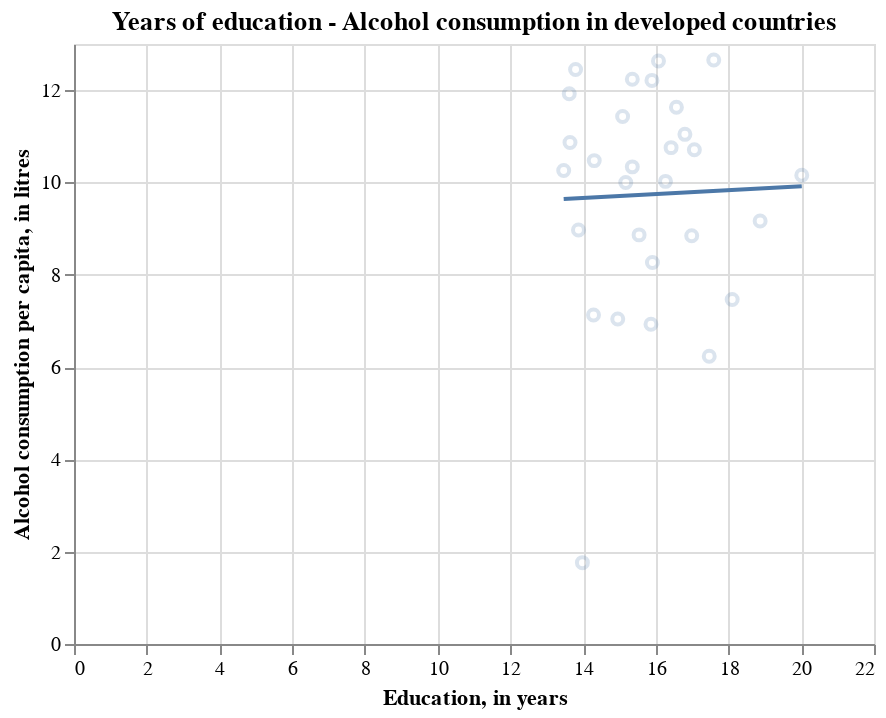

Notebook source saved alongside this figure:
### Markdown cell above
There are 29 developed countries.

### Code cell
devedmeansc = alt.Chart(devedmeans).mark_point(opacity = 0.2).encode(
    x = alt.X('Schooling:Q', title = "Education, in years"),
    y = alt.Y('Alcohol:Q', title = "Alcohol consumption per capita, in litres")
).properties(title = "Years of education - Alcohol consumption in developed countries")

devedc = alt.layer(
    devedmeansc,
    devedmeansc.transform_regression('Schooling', 'Alcohol').mark_line()).interactive()

devedc

### Figure 1 — Vega-Lite specification as saved in the notebook (floating-point values rounded to 4 significant figures)
{"config": {"view": {"continuousWidth": 400, "continuousHeight": 300}}, "layer": [{"mark": {"type": "point", "opacity": 0.2}, "encoding": {"x": {"field": "Schooling", "title": "Education, in years", "type": "quantitative"}, "y": {"field": "Alcohol", "title": "Alcohol consumption per capita, in litres", "type": "quantitative"}}, "selection": {"selector002": {"type": "interval", "bind": "scales", "encodings": ["x", "y"]}}, "title": "Years of education - Alcohol consumption in developed countries"}, {"mark": "line", "encoding": {"x": {"field": "Schooling", "title": "Education, in years", "type": "quantitative"}, "y": {"field": "Alcohol", "title": "Alcohol consumption per capita, in litres", "type": "quantitative"}}, "title": "Years of education - Alcohol consumption in developed countries", "transform": [{"on": "Schooling", "regression": "Alcohol"}]}], "data": {"name": "data-87ccef5c3a86b64ab8c2a76114fbeb82"}, "$schema": "https://vega.github.io/schema/vega-lite/v4.17.0.json", "datasets": {"data-87ccef5c3a86b64ab8c2a76114fbeb82": [{"Year": 2007.0, "Alcohol": 10.16, "Schooling": 20.01}, {"Year": 2007.0, "Alcohol": 12.24, "Schooling": 15.35}, {"Year": 2007.0, "Alcohol": 11.04, "Schooling": 16.8}, {"Year": 2007.0, "Alcohol": 10.87, "Schooling": 13.64}, {"Year": 2007.0, "Alcohol": 12.45, "Schooling": 13.79}, {"Year": 2007.0, "Alcohol": 10.26, "Schooling": 13.47}, {"Year": 2007.0, "Alcohol": 10.71, "Schooling": 17.06}, {"Year": 2007.0, "Alcohol": 11.63, "Schooling": 16.57}, {"Year": 2007.0, "Alcohol": 11.43, "Schooling": 15.09}, {"Year": 2007.0, "Alcohol": 7.466, "Schooling": 18.1}, {"Year": 2007.0, "Alcohol": 12.65, "Schooling": 17.59}, {"Year": 2007.0, "Alcohol": 8.267, "Schooling": 15.91}, {"Year": 2007.0, "Alcohol": 7.041, "Schooling": 14.95}, {"Year": 2007.0, "Alcohol": 8.864, "Schooling": 15.54}, {"Year": 2007.0, "Alcohol": 12.63, "Schooling": 16.07}, {"Year": 2007.0, "Alcohol": 11.92, "Schooling": 13.62}, {"Year": 2007.0, "Alcohol": 7.13, "Schooling": 14.29}, {"Year": 2007.0, "Alcohol": 8.847, "Schooling": 16.99}, {"Year": 2008.0, "Alcohol": 9.166, "Schooling": 18.87}, {"Year": 2008.0, "Alcohol": 6.234, "Schooling": 17.47}, {"Year": 2007.0, "Alcohol": 9.999, "Schooling": 15.17}, {"Year": 2007.0, "Alcohol": 12.21, "Schooling": 15.89}, {"Year": 2007.0, "Alcohol": 8.969, "Schooling": 13.87}, {"Year": 2008.0, "Alcohol": 1.762, "Schooling": 13.98}, {"Year": 2007.0, "Alcohol": 10.47, "Schooling": 14.31}, {"Year": 2007.0, "Alcohol": 10.75, "Schooling": 16.42}, {"Year": 2007.0, "Alcohol": 10.02, "Schooling": 16.27}, {"Year": 2007.0, "Alcohol": 6.927, "Schooling": 15.87}, {"Year": 2007.0, "Alcohol": 10.34, "Schooling": 15.35}]}}
